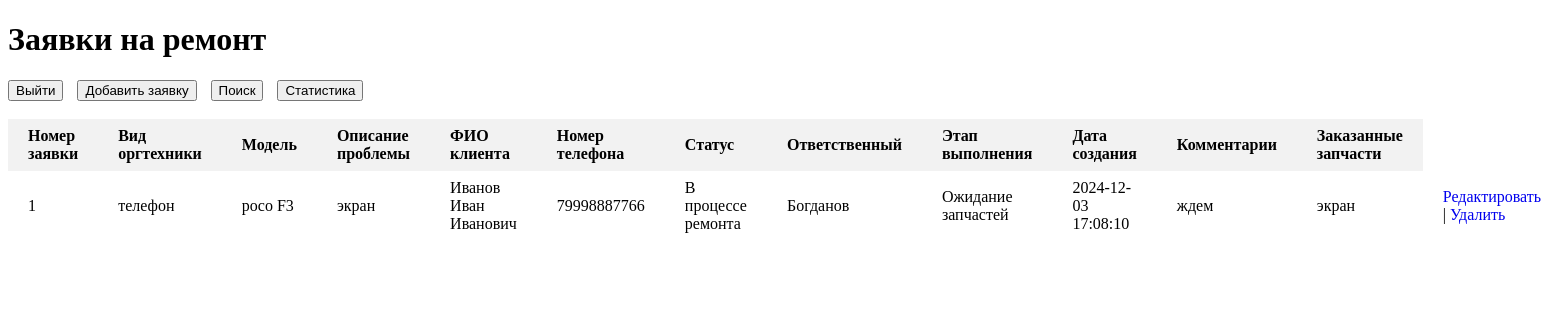
Screenshot of / (signed in) with the database file from the repository.
### piton (2).py (models this page shows, shortened)
class Application(db.Model):
    id = db.Column(db.Integer, primary_key=True)
    application_number = db.Column(db.Integer, unique=True, nullable=False)
    org_type = db.Column(db.String(100), nullable=False)
    model = db.Column(db.String(100), nullable=False)
    problem_description = db.Column(db.Text, nullable=False)
    last_edited = db.Column(db.DateTime)
    client_name = db.Column(db.String(100), nullable=False)
    phone_number = db.Column(db.String(20), nullable=False)
    status = db.Column(db.String(50), default='Новая заявка')
    responsible = db.Column(db.String(100), nullable=False)
    stage_of_executio = db.Column(db.String(50), default='Готова к выдаче')
    date_added = db.Column(db.DateTime, default=datetime.datetime.utcnow)
    date_completed = db.Column(db.DateTime)
    comments = db.Column(db.Text, default='')
    ordered_parts = db.Column(db.Text, default='')

### piton (2).py (the view)
@app.route('/')
def index():
    if 'user_id' in session:
        user = User.query.get(session['user_id'])
        applications = Application.query.all()
        return render_template('index.html', applications=applications, user=user)
    else:
        return redirect(url_for('login'))

### templates/index.html (shortened to what this page needs)
<!DOCTYPE html>
<html>
<head>
</head>
<body>
  <h1>Заявки на ремонт</h1>
 <a href="{{ url_for('logout') }}"> <button>Выйти</button></a>
  {% if user.role == 'admin' %}
  <a class ="eto" href="{{ url_for('add_application') }}"><button>Добавить заявку</button></a>
  {% endif %}
  <a href="{{ url_for('search') }}"><button>Поиск</button></a>
  {% if user.role == 'admin' %}
  <a class ="eto" href="{{ url_for('statistics') }}"><button>Статистика</button></a>
  {% endif %}
  <br><br>
  <table>
    <thead>
      <tr>
        <th >Номер заявки</th>
        <th>Вид оргтехники</th>
        <th>Модель</th>
        <th>Описание проблемы</th>
        <th>ФИО клиента</th>
        <th>Номер телефона</th>
        <th>Статус</th>
        <th>Ответственный</th>
        <th>Этап выполнения</th>
          <th>Дата создания</th>
          <th>Комментарии</th>
          <th>Заказанные запчасти</th>
      </tr>
    </thead>
    <tbody>
      {% for application in applications %}
      <tr>
        <td>{{ application.application_number }}</td>
        <td>{{ application.org_type }}</td>
        <td>{{ application.model }}</td>
        <td>{{ application.problem_description }}</td>
        <td>{{ application.client_name }}</td>
        <td>{{ application.phone_number }}</td>
        <td>{{ application.status }}</td>
        <td>{{ application.responsible }}</td>
        <td>{{ application.stage_of_executio }}</td>
        <td>{{ application.date_added.strftime('%Y-%m-%d %H:%M:%S') }}</td>
        <td>{{ application.comments }}</td>
        <td>{{ application.ordered_parts }}</td>
        <td>
          {% if user.role == 'admin' %}
            <a href="{{ url_for('edit_application', application_id=application.id) }}">Редактировать</a> |
            <a href="{{ url_for('delete_application', application_id=application.id) }}">Удалить</a>
          {% endif %}
        </td>
      </tr>
      {% endfor %}
    </tbody>
  </table>
</body>
</html>

### templates/index.html (style rules this page uses)
table { border-collapse: collapse; width: 100%; }
th, td { text-align: left; padding: 8px; }
th { background-color: #f2f2f2; }
th { padding-right: 20px; padding-left: 20px; }
td { padding-right: 20px; padding-left: 20px; }
.eto { padding-right: 10px; padding-left: 10px; }
a { text-decoration: none; }

### rows the page displays
Application: application_number "1", org_type "телефон", model "poco F3", problem_description "экран", client_name "Иванов Иван Иванович", phone_number "79998887766", status "В процессе ремонта", responsible "Богданов", stage_of_executio "Ожидание запчастей", date_added "2024-12-03 17:08:10", comments "ждем", ordered_parts "экран"
